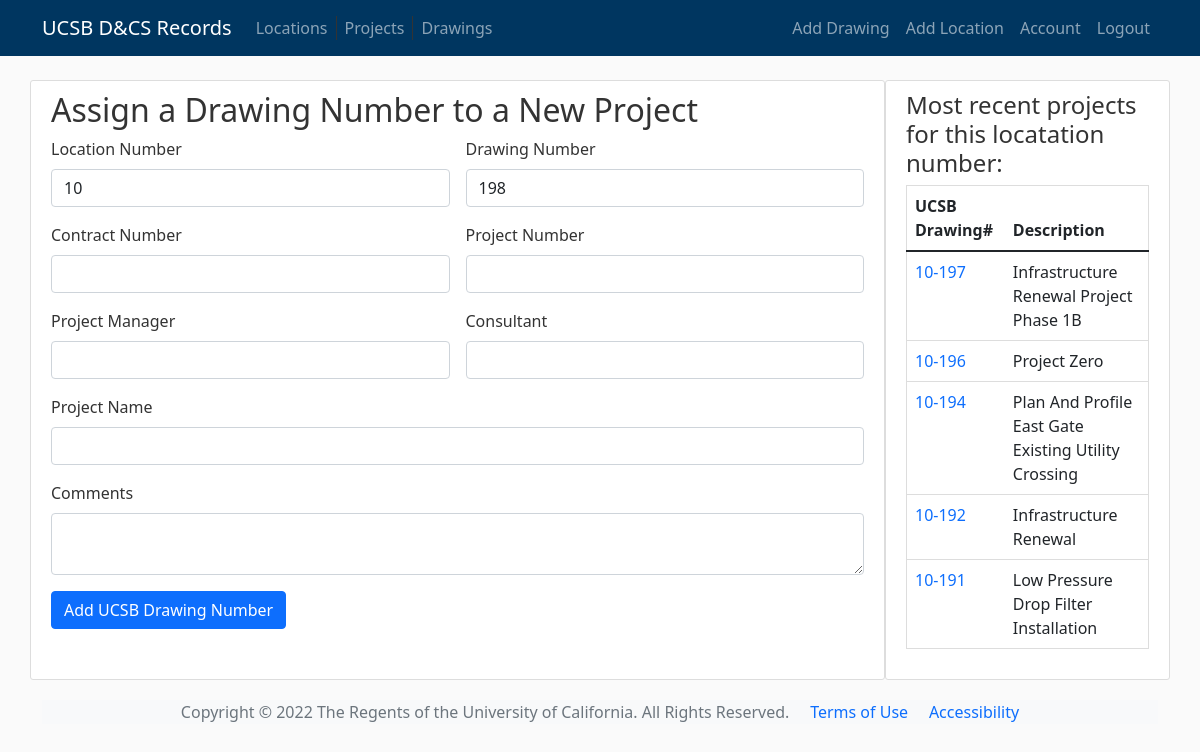
Before: /create/10 (signed in) with the older database file.
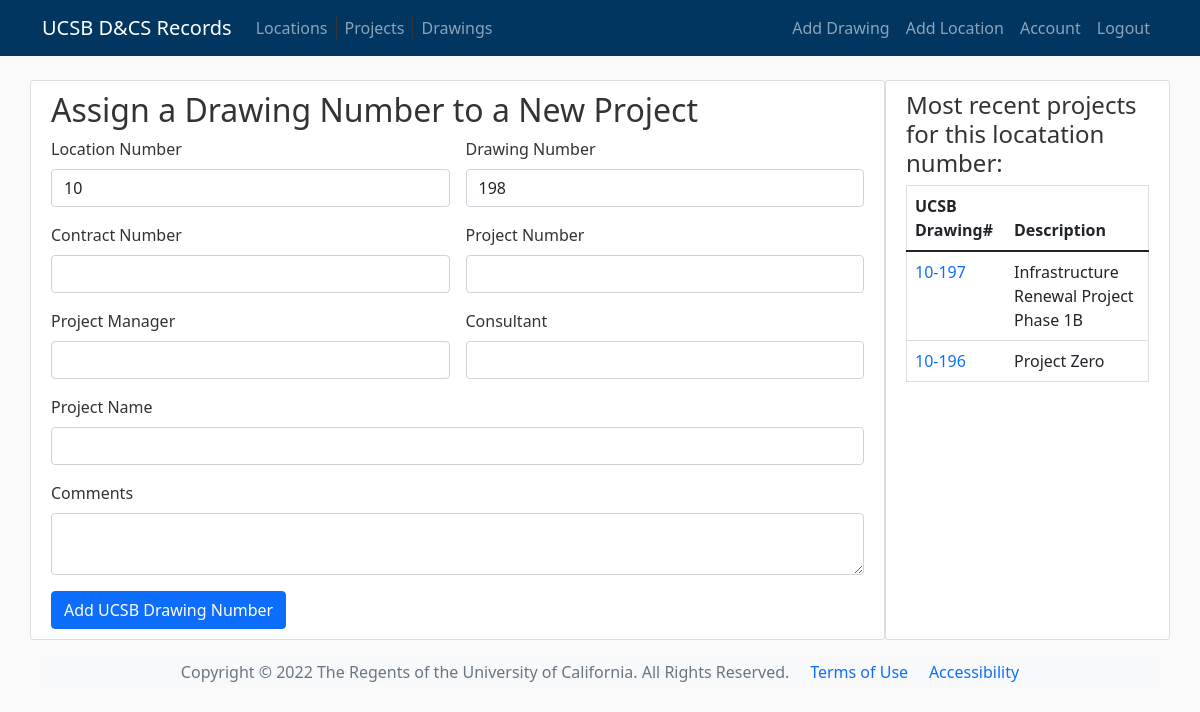
After: the same page with the newer database file.
### flaskdraw/models.py (models this page shows, shortened)
class Drawfile(db.Model):
    id = db.Column(db.Integer, primary_key=True)
    locnum = db.Column(db.Integer, nullable=False)
    drawnum = db.Column("drawnum", db.Integer, nullable=False)
    contractnum = db.Column(db.String(50), nullable=True)
    projectnum = db.Column(db.String(10), nullable=True)
    projectmngr = db.Column(db.String(100), nullable=True)
    mainconsult = db.Column(db.String(100), nullable=True)
    title = db.Column(db.Text, nullable=False)
    comments = db.Column(db.Text, nullable=True)
    date = db.Column(db.Date)

### flaskdraw/bp_projects/routes.py (the view, shortened to what this page needs)
@bp_projects.route("/create/", methods=("GET", "POST"))
@bp_projects.route("/create/<int:locnum>", methods=("GET", "POST"))
@login_required  # login required for this page
def newproject(locnum):
    form = ProjectForm()
    project_count = Drawfile.query.filter(Drawfile.locnum == locnum).count()
    if project_count == 0:
        last_drawnum = None
        next_drawnum = None
    else:
        last_drawnum = (
            Drawfile.query.order_by(Drawfile.drawnum.desc())
            .filter(Drawfile.locnum == locnum)
            .options(db.load_only("drawnum"))
            .limit(1)
            .one()
        )
        next_drawnum = last_drawnum.drawnum + 1
    drawings = (
        Drawfile.query.order_by(Drawfile.locnum.asc(), Drawfile.drawnum.desc())
        .filter(Drawfile.locnum == locnum)
        .limit(5)
        .all()
    )
    return render_template(
        "newproject.html",
        drawings=drawings,
        form=form,
        sidebar="addproject",
        locnum=locnum,
        next_drawnum=next_drawnum,
    )

### flaskdraw/bp_projects/forms.py
class ProjectForm(FlaskForm):
    locnum = IntegerField("Location Number", validators=[InputRequired()])
    drawnum = IntegerField("Drawing Number", validators=[InputRequired()])
    contractnum = StringField("Contract Number", validators=[Length(max=50)])
    projectnum = StringField("Project Number", validators=[Length(max=10)])
    projectmngr = StringField(
        "Project Manager", validators=[InputRequired(), Length(min=3, max=100)]
    )
    mainconsult = StringField(
        "Consultant", validators=[InputRequired(), Length(min=3, max=100)]
    )
    title = StringField(
        "Project Name", validators=[InputRequired(), Length(min=10, max=100)]
    )
    comments = TextAreaField("Comments", validators=[Length(max=200)])
    daterecorded = DateField(validators=[DataRequired()])

### flaskdraw/models.py (called while the page is built)
@login_manager.user_loader
def load_user(user_id):
    return User.query.get(int(user_id))

### flaskdraw/templates/newproject.html (shortened to what this page needs)
{% extends 'base.html' %}
{% block content%}
<div class="content ">
  <h2>Assign a Drawing Number to a New Project</h2>
  <form method="post" class="row g-3">
      <div class="col-md-6">
        <label for="locnum" class="form-label" for="locnum">Location Number</label>
        <input type="number" name="locnum"
                value="{{ locnum }}"
                id="locnum" class="form-control">
      </div>
      <div class="col-md-6">
        <label for="drawnum" class="form-label" for="drawnum">Drawing Number</label>
        <input type="number" name="drawnum"
                value="{{ next_drawnum }}"
                id="drawnum" class="form-control">
      </div>
      <div class="col-md-6">
          <label class="form-label">{{ form.contractnum.label }}</label>
          {{ form.contractnum(class_="form-control") }}
      </div>
      <div class="col-md-6">
          <label class="form-label">{{ form.projectnum.label }}</label>
          {{ form.projectnum(class_="form-control") }}
      </div>
      <div class="col-md-6">
          <label class="form-label">{{ form.projectmngr.label }}</label>
          {{ form.projectmngr(class_="form-control") }}
      </div>
      <div class="col-md-6">
          <label class="form-label">{{ form.mainconsult.label }}</label>
          {{ form.mainconsult(class_="form-control") }}
      </div>
      <div class="col-12">
          <label class="form-label">{{ form.title.label }}</label>
          {{ form.title(class_="form-control") }}
      </div>
      <div class="col-12">
          <label class="form-label">{{ form.comments.label }}</label>
          {{ form.comments(class_="form-control") }}
      </div>
      <div class="col-12">
          <button type="submit" class="btn btn-primary">Add UCSB Drawing Number</button>
      </div>
    </form>
</div>
{% endblock content%}

### flaskdraw/templates/base.html (shortened to what the changed rows need)
<!doctype html>
<html lang="en">
<head>
    <link rel="stylesheet" href="https://cdn.jsdelivr.net/npm/bootstrap@5.1.3/dist/css/bootstrap.min.css"
>
    <link rel="stylesheet" href="https://cdn.datatables.net/1.12.0/css/dataTables.bootstrap5.min.css">
    <link rel="stylesheet" type="text/css" href="{{ url_for('static', filename='base.css') }}">
</head>
<body>
    <main role="main" class="container-sm">
        <div class="row">
            <div class="col-md-9 order-first content-section" >
                {% block content %}{% endblock %}
            </div>
            <div class="col-md-3 order-last content-section" >
                {% if sidebar == 'drawingsearch' %}
                <h4>Search For Drawings:</h4>
                <form method="post" class="row g-3">
                    {{ form.csrf_token }}
                    <div class="col-md-6">
                        <label class="form-label">{{ form.locnum.label }}</label>
                        {{ form.locnum(class_="form-control") }}
                        {% if form.locnum.errors %}
                        <ul class="errors">
                        {% for error in form.locnum.errors %}
                        <li>{{ error }}</li>
                        {% endfor %}
                        </ul>
                        {% endif %}
                    </div>
                    <div class="col-md-6">
                        <label class="form-label">{{ form.drawnum.label }}</label>
                        {{ form.drawnum(class_="form-control") }}
                        {% if form.drawnum.errors %}
                        <ul class="errors">
                        {% for error in form.drawnum.errors %}
                        <li>{{ error }}</li>
                        {% endfor %}
                        </ul>
                        {% endif %}
                    </div>
                    <div class="col-12">
                        <label class="form-label">{{ form.project_title.label }}</label>
                        {{ form.project_title(class_="form-control") }}
                        {% if form.project_title.errors %}
                        <ul class="errors">
                        {% for error in form.project_title.errors %}
                        <li>{{ error }}</li>
                        {% endfor %}
                        </ul>
                        {% endif %}
                    </div>
                    <div class="col-12">
                        <label class="form-label">{{ form.sheet_title.label }}</label>
                        {{ form.sheet_title(class_="form-control") }}
                        {% if form.sheet_title.errors %}
                        <ul class="errors">
                        {% for error in form.sheet_title.errors %}
                        <li>{{ error }}</li>
                        {% endfor %}
                        </ul>
                        {% endif %}
                    </div>
                    <div class="col-md-6">
                        <label class="form-label">{{ form.sheet_number.label }}</label>
                        {{ form.sheet_number(class_="form-control") }}
                        {% if form.sheet_number.errors %}
                        <ul class="errors">
                        {% for error in form.sheet_number.errors %}
                        <li>{{ error }}</li>
                        {% endfor %}
                        </ul>
                        {% endif %}
                    </div>
                    <div class="col-md-6">
                        <label class="form-label">{{ form.discipline.label }}</label>
                        {{ form.discipline(class_="form-control") }}
                        {% if form.discipline.errors %}
                        <ul class="errors">
                        {% for error in form.discipline.errors %}
                        <li>{{ error }}</li>
                        {% endfor %}
                        </ul>
                        {% endif %}
                    </div>
                    <div class="col-12">
                        <button type="submit" class="btn btn-primary">Search</button>
                    </div>
                </form>
                        {% elif sidebar == 'addproject' %}
                        <table class="table content-section">
                            <thead>
                                <tr>
                                    <th scope="col">UCSB Drawing#</th>
                                    <th scope="col">Description</th>
                                </tr>
                            </thead>
                            <tbody>
                                {% for draw in drawings %}
                                <tr>
                                    <td scope="row"><a href="{{ url_for('bp_projects.project', locnum=draw.locnum, drawnum=draw.drawnum) }}">
                                        {{ draw.locnum }}-{{ draw.drawnum }}</a></td>
                                        <td>{{ draw.title }}</td>
                                    </tr>
                                    {% endfor %}
                                </tbody>
                            </table>
                            {% else %}
                <p>
                    This is the default sidebar.
                </p>
                {% endif %}
            </div>
        </div>
    </main>
</body>
</html>

Changed rows visible on the page:
removed Drawfile: locnum "10", drawnum "194", title "Plan And Profile East Gate Existing Utility Crossing"
removed Drawfile: locnum "10", drawnum "192", title "Infrastructure Renewal"
removed Drawfile: locnum "10", drawnum "191", title "Low Pressure Drop Filter Installation"
